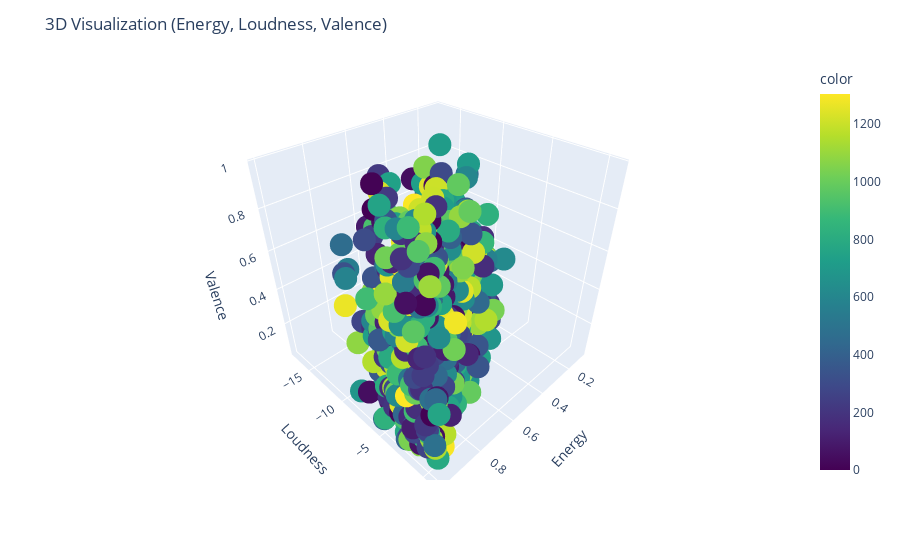

This figure's notebook cell:
### Code cell
#created 3d interactive html plot
df_new= pd.DataFrame({
    'Energy': X['energy'],
    'Loudness': X['loudness'],
    'Valence': X['valence'],
    'Song Name' : df['Song Name'],
    #'artist genre': df['genre']
})

#set names below
fig = px.scatter_3d(df_new, x='Energy', y='Loudness', z='Valence', color='color', color_continuous_scale='viridis'
                    , hover_name = 'Song Name') #hover_data={'artist genre':True})
fig.update_layout(title='3D Visualization (Energy, Loudness, Valence)')


fig.show()
fig.write_html("3D_vis_of_data.html")

### Figure 1 — Plotly figure (JSON) as saved in the notebook; plotly's stock layout.template omitted (floating-point values rounded to 4 significant figures; data arrays with more than 128 entries replaced by an {"elided": "..."} marker saying what was removed)
{"data": [{"hovertemplate": "<b>%{hovertext}</b><br><br>Energy=%{x}<br>Loudness=%{y}<br>Valence=%{z}<br>color=%{marker.color}<extra></extra>", "hovertext": {"elided": "1306 str values"}, "legendgroup": "", "marker": {"color": {"elided": "1306 int values"}, "coloraxis": "coloraxis", "symbol": "circle"}, "mode": "markers", "name": "", "scene": "scene", "showlegend": false, "type": "scatter3d", "x": {"elided": "1306 float values"}, "y": {"elided": "1306 float values"}, "z": {"elided": "1306 float values"}}], "layout": {"coloraxis": {"colorbar": {"title": {"text": "color"}}, "colorscale": [[0, "#440154"], [0.1111, "#482878"], [0.2222, "#3e4989"], [0.3333, "#31688e"], [0.4444, "#26828e"], [0.5556, "#1f9e89"], [0.6667, "#35b779"], [0.7778, "#6ece58"], [0.8889, "#b5de2b"], [1, "#fde725"]]}, "legend": {"tracegroupgap": 0}, "margin": {"t": 60}, "scene": {"domain": {"x": [0, 1], "y": [0, 1]}, "xaxis": {"title": {"text": "Energy"}}, "yaxis": {"title": {"text": "Loudness"}}, "zaxis": {"title": {"text": "Valence"}}}, "title": {"text": "3D Visualization (Energy, Loudness, Valence)"}}}
